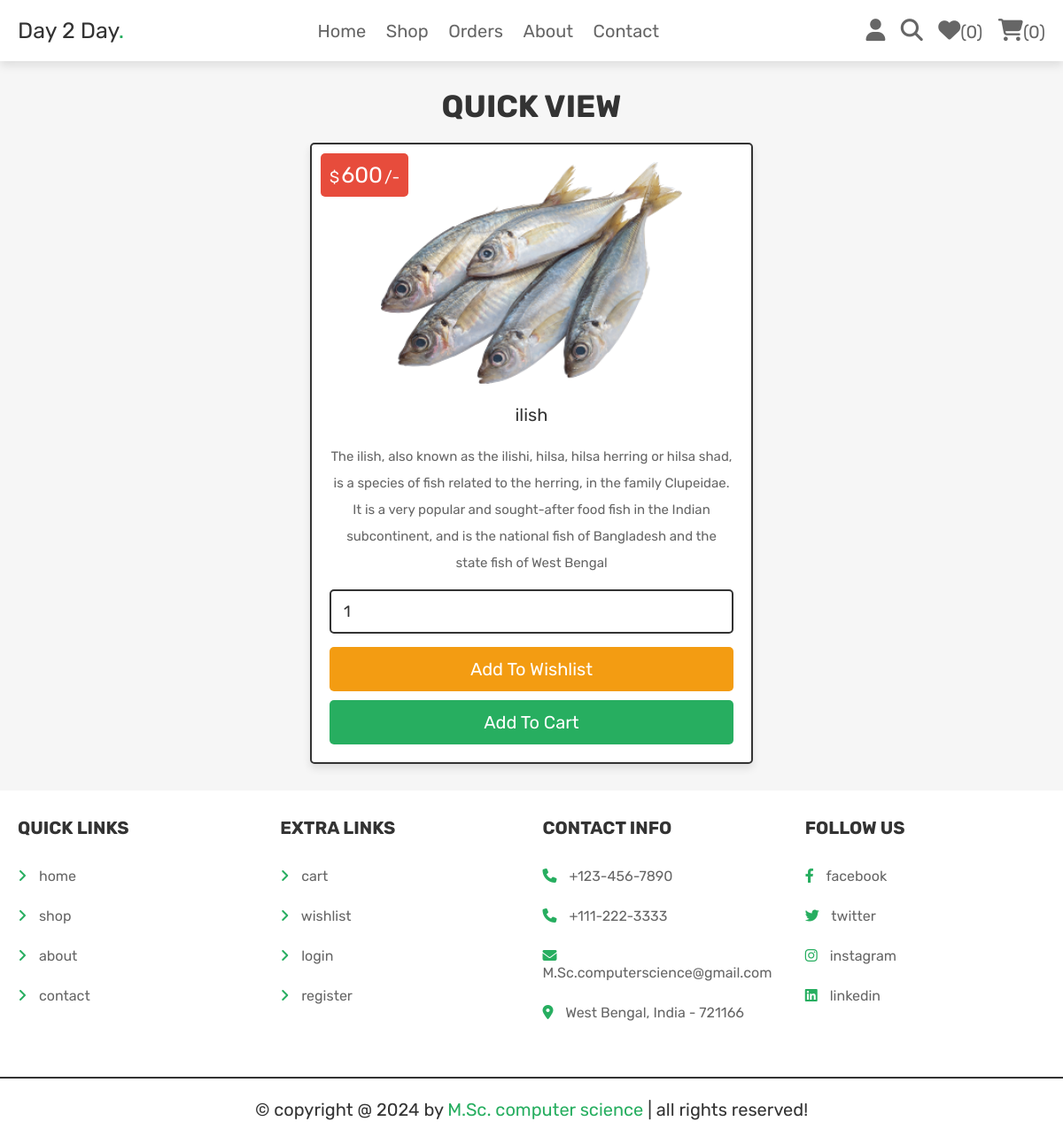
The page /main/view_page.php?pid=24 (signed in) on the database its author committed.
### tables this page shows
CREATE TABLE `products` (
  `id` int(100) NOT NULL,
  `name` varchar(100) NOT NULL,
  `category` varchar(20) NOT NULL,
  `details` varchar(500) NOT NULL,
  `price` int(100) NOT NULL,
  `image` varchar(100) NOT NULL
);

### main/view_page.php (the view, shortened to what this page needs)
<?php
@include 'config.php';
?>
<!DOCTYPE html>
<html lang="en">
<head>
   <link rel="stylesheet" href="https://cdnjs.cloudflare.com/ajax/libs/font-awesome/6.1.1/css/all.min.css">
   <link rel="stylesheet" href="css/style.css">
</head>
<body>
<?php include 'header.php'; ?>
<section class="quick-view">
   <h1 class="title">quick view</h1>
   <?php
      $pid = $_GET['pid'];
      $select_products = $conn->prepare("SELECT * FROM `products` WHERE id = ?");
      $select_products->execute([$pid]);
      if($select_products->rowCount() > 0){
         while($fetch_products = $select_products->fetch(PDO::FETCH_ASSOC)){
   ?>
   <form action="" class="box" method="POST">
      <div class="price">$<span><?= $fetch_products['price']; ?></span>/-</div>
      <img src="uploaded_img/<?= $fetch_products['image']; ?>" alt="">
      <div class="name"><?= $fetch_products['name']; ?></div>
      <div class="details"><?= $fetch_products['details']; ?></div>
      <input type="number" min="1" value="1" name="p_qty" class="qty">
      <input type="submit" value="add to wishlist" class="option-btn" name="add_to_wishlist">
      <input type="submit" value="add to cart" class="btn" name="add_to_cart">
   </form>
   <?php
         }
      }else{
         echo '<p class="empty">no products added yet!</p>';
      }
   ?>
</section>
<?php include 'footer.php'; ?>
</body>
</html>

### css/style.css (style rules this page uses)
.quick-view .box { max-width: 50rem; padding:2rem; text-align: center; border:var(--border); background-color: var(--white); box-shadow: var(--box-shadow); border-radius: .5rem; position: relative; margin:0 auto; }
.quick-view .box img { height: 25rem; margin-bottom: 1rem; }
.quick-view .box .price { position: absolute; top:1rem; left:1rem; padding:1rem; border-radius: .5rem; background-color: var(--red); font-size: 1.8rem; color:var(--white); }
.quick-view .box .price span { font-size: 2.5rem; color:var(--white); margin:0 .2rem; }
.quick-view .box .qty { margin:.5rem 0; border-radius: .5rem; padding:1.2rem 1.4rem; font-size: 1.8rem; color:var(--black); border:var(--border); width: 100%; }
.quick-view .box .name { font-size: 2rem; color:var(--black); padding:1rem 0; }
.quick-view .box .details { padding:1rem 0; line-height: 2; font-size: 1.5rem; color:var(--light-color); }

### css/components.css (style rules this page uses)
:root { --green:#27ae60; --orange:#f39c12; --red:#e74c3c; --black:#333; --light-color:#666; --white:#fff; --light-bg:#f6f6f6; --border:.2rem solid var(--black); --box-shadow:0 .5rem 1rem rgba(0,0,0,.1); }
* { font-family: 'Rubik', sans-serif; margin:0; padding:0; box-sizing: border-box; outline: none; border:none; text-decoration: none; color:var(--black); }
body { background-color: var(--light-bg); }
html { font-size: 62.5%; overflow-x: hidden; scroll-behavior: smooth; scroll-padding-top: 6.5rem; }
section { padding:3rem 2rem; max-width: 1200px; margin:0 auto; }
.btn, .delete-btn, .option-btn { display: block; width: 100%; margin-top: 1rem; border-radius: .5rem; color:var(--white); font-size: 2rem; padding:1.3rem 3rem; text-transform: capitalize; cursor: pointer; text-align: center; }
.btn { background-color: var(--green); }
.option-btn { background-color: var(--orange); }
.title { text-align: center; margin-bottom: 2rem; text-transform: uppercase; color:var(--black); font-size: 3.5rem; }

### rows shown on the page
products: price "600", image (picture), name "ilish", details "The ilish, also known as the ilishi, hilsa, hilsa herring or hilsa shad, is a species of fish related to the herring, in the family Clupeidae. It is a very popular and sought-after food fish in the Indian subcontinent, and is the national fish of Bangladesh and the state fish of West Bengal"

### other values the page prints
$count_wishlist_items->rowCount() "0"
$count_cart_items->rowCount() "0"
